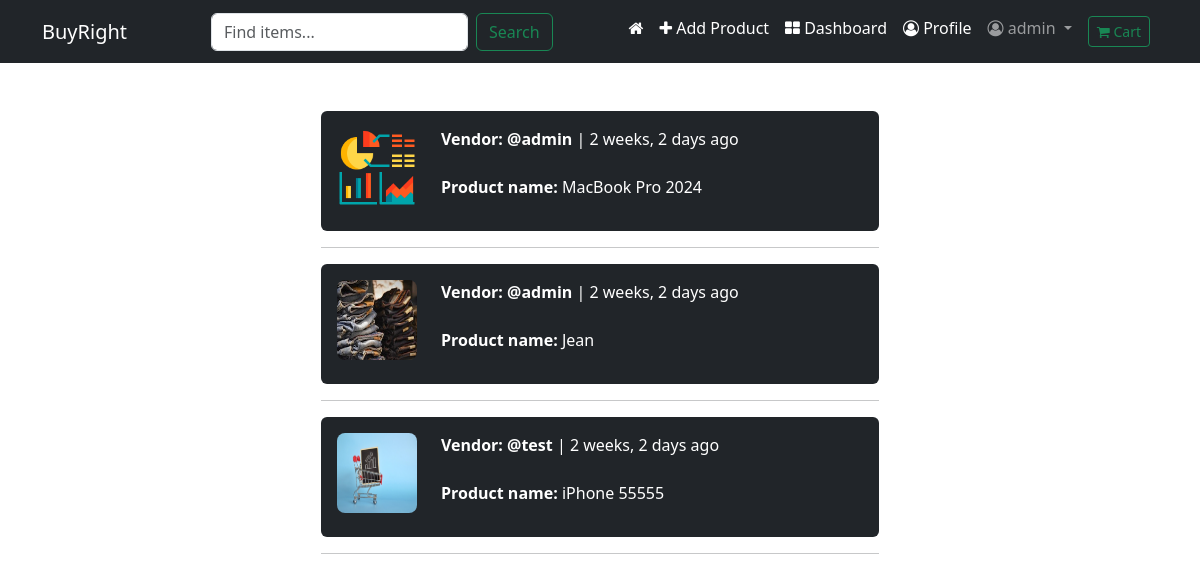
The app's page /conversation/inbox (signed in) with its own data.
### conversation/models.py (models this page shows, shortened)
class Conversation(models.Model):
    item = models.ForeignKey(Product, related_name="conversations", on_delete=models.CASCADE)
    members = models.ManyToManyField(User, related_name="conversations")
    created_at = models.DateTimeField(auto_now_add=True)
    modified_at = models.DateTimeField(auto_now=True)
    class Meta:
        ordering = ["-modified_at"]

### core/models.py (models this page shows, shortened)
class Product(models.Model):
    category = models.ForeignKey(Category, related_name="products", on_delete=models.CASCADE)
    name = models.CharField(max_length=100)
    price = models.DecimalField(decimal_places=2, max_digits=10)
    description = models.TextField()
    is_sold = models.BooleanField(default=False)
    stock = models.IntegerField()
    created_by = models.ForeignKey(User, related_name="products", on_delete=models.CASCADE)
    created_at = models.DateTimeField(auto_now_add=True)
    modified_at = models.DateTimeField(auto_now=True)
    image = models.ImageField(upload_to="images")
    class Meta:
        ordering = ["name"]

### conversation/views.py (the view)
# urls.py: path("inbox", views.inbox, name="inbox"),
def inbox(request):
    conversations = Conversation.objects.filter(members__in=[request.user.id])
    context = {"conversations": conversations}
    return render(request, "conversation/inbox.html", context)

### cart/context_processors.py (called while the page is built)
def cart(request):
    return {"cart": Cart(request)}

### templates/conversation/inbox.html (shortened to what this page needs)
{% extends "core/base.html" %}
{% block content %}
<div class="mt-5">
    <div class="col-lg-6 mx-auto my-5 space-y-6">
        {% if conversations %}
            {% for conversation in conversations %}
            <a href="{% url 'conversation:detail' conversation.id %}" class="text-decoration-none">
                <div class="p-3 d-flex bg-dark text-white rounded">
                    <div class="">
                        <img style="height:80px; width:80px; border-radius:10%;"
                             src="{{ conversation.item.image.url }}" alt="{{ conversation.item.name }}">
                    </div>
                    <div class="px-4">
                        {% for member in conversation.members.all %}
                            {% if member == conversation.item.created_by %}
                                <p class="mb-4"><strong>Vendor: @{{ member.username }}</strong> | {{ conversation.modified_at|timesince }} ago</p>
                                <p><strong>Product name: </strong>{{ conversation.item.name }}</p>
                            {% endif %}
                        {% endfor %}
                    </div>
                </div>
            </a>
            <hr>
            {% endfor %}
        {% else %}
        <p class="bg-secondary text-light text-center rounded p-5" style="font-weight: bold;">You do not have any <span class="text-warning">conversation</span> yet <span class="text-warning">!</span></p>
        {% endif %}
    </div>
</div>
{% endblock content %}

### templates/core/base.html (shortened to what this page needs)
{% load static %}
<!doctype html>
<html lang="en">
  <head>
    <link href="https://cdn.jsdelivr.net/npm/bootstrap@5.3.3/dist/css/bootstrap.min.css" rel="stylesheet">
    <link rel="stylesheet" href="https://cdnjs.cloudflare.com/ajax/libs/font-awesome/4.7.0/css/font-awesome.min.css">
    <link rel="stylesheet" href="{% static 'css/styles.css' %}">
  </head>
  <body>
    <nav class="navbar navbar-expand-lg bg-dark navbar-dark">
    <div class="container-fluid container">
      <a class="navbar-brand" href="{% url 'core:home' %}">BuyRight</a>
      <div class="collapse navbar-collapse" id="navbarSupportedContent">
        <form class="d-flex mx-auto" role="search" action="{% url 'core:search' %}" method="GET">
          <input class="form-control me-2" type="search" placeholder="Find items..." aria-label="Search" name="query" value="{{ query }}">
          <button class="btn btn-outline-success" type="submit">Search</button>
        </form>
        <ul class="navbar-nav mb-2 mb-lg-0">
          {% if request.user.is_authenticated %}
           <li class="nav-item">
            <a class="nav-link active" aria-current="page" href="{% url 'core:home' %}"><i class="fa fa-home" aria-hidden="true"></i></a>
          </li>
            <li class="nav-item">
              <a class="nav-link active" href="{% url 'core:new-item' %}"><i class="fa fa-plus" aria-hidden="true"></i> Add Product</a>
            </li>
            <li class="nav-item">
              <a class="nav-link active" href=""><i class="fa fa-th-large" aria-hidden="true"></i> Dashboard</a>
            </li>
            <li class="nav-item">
              <a class="nav-link active" href=""><i class="fa fa-user-circle-o" aria-hidden="true"></i> Profile</a>
            </li>
          <li class="nav-item dropdown">
            <a class="nav-link dropdown-toggle" href="#" role="button" data-bs-toggle="dropdown" aria-expanded="false">
              <i class="fa fa-user-circle-o" aria-hidden="true"></i> {{ request.user }}
            </a>
          </li>
          {% endif %}
          <li class="nav-link">
              <a href="{% url 'cart:cart-summary' %}"
                 class="btn btn-sm btn-outline-success">
                <i class="fa fa-shopping-cart" aria-hidden="true"></i>
                Cart
              </a>
          </li>
        </ul>
      </div>
    </div>
  </nav>
  <div class="container">
      {% block content %}
      {% endblock content %}
  </div>
  </body>
</html>

### records on screen
Conversation: item.image (picture), modified_at "2 weeks, 2 days", item.name "MacBook Pro 2024"
Conversation: item.image (picture), modified_at "2 weeks, 2 days", item.name "Jean"
Conversation: item.image (picture), modified_at "2 weeks, 2 days", item.name "iPhone 55555"

### other values on screen
{{ request.user }} "admin"
{{ member.username }} "admin"
{{ member.username }} "test"
